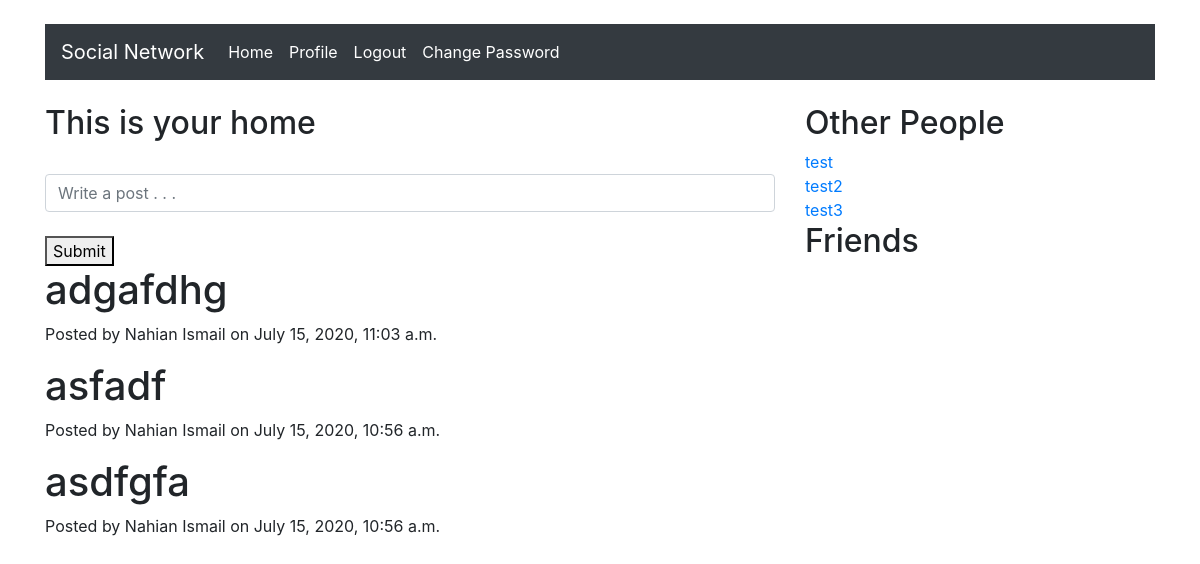
/home/ (signed in), run on an earlier commit of the app's database.
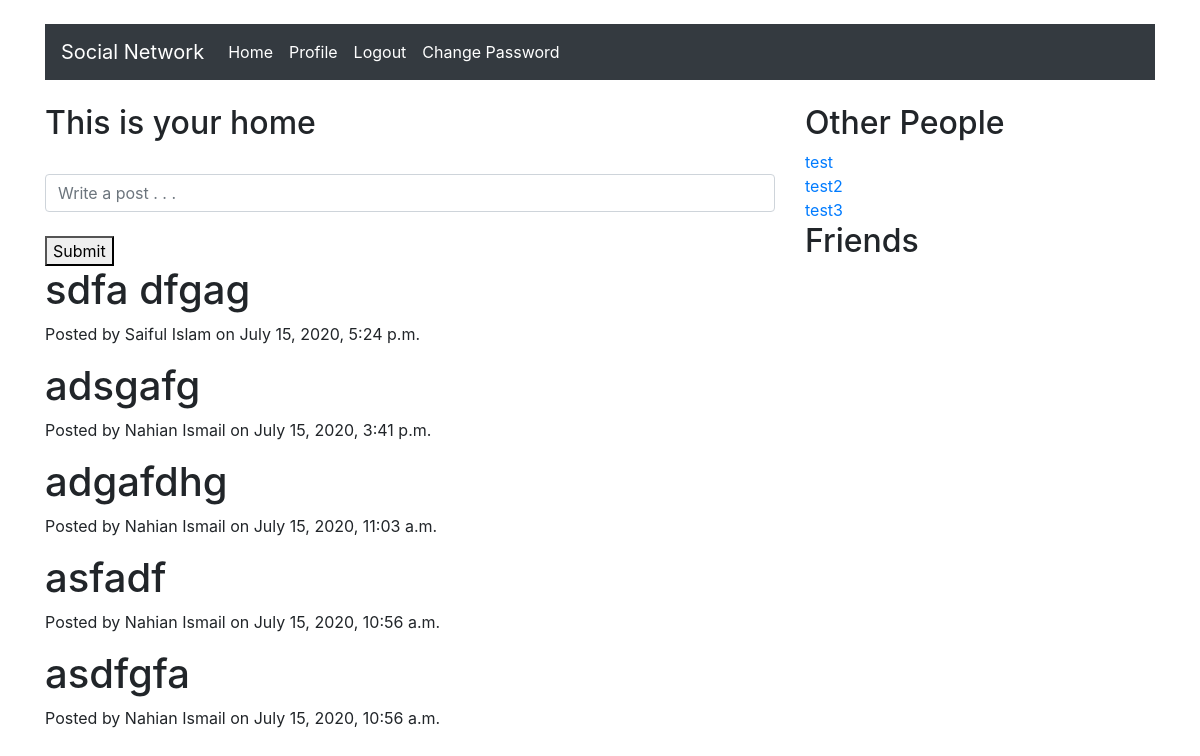
And on a later commit of the database.
### home/models.py (models this page shows)
class Post(models.Model):
    post = models.CharField(max_length=200)
    user = models.ForeignKey(User, on_delete=models.DO_NOTHING)
    created = models.DateTimeField(auto_now_add=True)
    updated = models.DateTimeField(auto_now=True)

### home/views.py (the view, shortened to what this page needs)
# urls.py: path('', HomeView.as_view(), name='home'),
class HomeView(TemplateView):
    template_name = 'home.html'
    def get(self, request):
        form = HomeForm()
        posts = Post.objects.all().order_by('-created')
        users = User.objects.exclude(pk=request.user.pk)
        try:
            friend = Friend.objects.get(current_user=request.user)
            friends = friend.users.all()
        except Friend.DoesNotExist:
            friends = None
        args = {'form': form, 'posts': posts, 'users': users, 'friends': friends}
        return render(request, self.template_name, args)

### home/forms.py
class HomeForm(forms.ModelForm):
    post = forms.CharField(widget=forms.TextInput(
        attrs={
            'class': 'form-control',
            'placeholder': 'Write a post . . .'
        }
    ))
    class Meta:
        model = Post
        fields = ('post',)

### home/templates/home.html (shortened to what this page needs)
{% extends 'base.html' %}
{% block body %}
<div class="row">
    <div class="col-md-8">
        <h2>This is your home</h2>
        <br>
        <form method="post">
            {{ form.post }}
            <br>
            <button type="submit">Submit</button>
        </form>
        {% for post in posts %}
        <h1>{{post.post}}</h1>
        <p>Posted by {{ post.user.get_full_name }} on {{post.created}}</p>
        {% endfor %}
    </div>
    <div class="col-md-4">
        <h2>Other People</h2>
        {% for user in users %}
            <a href="{% url 'account:profile_with_pk' pk=user.pk %}">
                {{ user.username }}<br>
            </a>
        {% endfor %}
        <h2>Friends</h2>
    </div>
</div>
{% endblock %}

### account/templates/base.html (shortened to what this page needs)
<!DOCTYPE html>
<html lang="en">
<head>
    {% load static %}
    <link rel="stylesheet" href="https://stackpath.bootstrapcdn.com/bootstrap/4.5.0/css/bootstrap.min.css"
>
</head>
<body>
<br>
<div class="container">
    <nav class="navbar navbar-expand-lg navbar-dark bg-dark">
        <a class="navbar-brand" href="{% url 'home:home' %}">Social Network</a>
        <div class="collapse navbar-collapse" id="navbarSupportedContent">
            {% if user.is_authenticated %}
            <ul class="navbar-nav mr-auto">
                <li class="nav-item active">
                    <a class="nav-link" href="{% url 'home:home' %}">Home<span class="sr-only">(current)</span></a>
                </li>
                <li class="nav-item active">
                    <a class="nav-link" href="{% url 'account:profile' %}">Profile<span class="sr-only">(current)</span></a>
                </li>
                <li class="nav-item active">
                    <a class="nav-link" href="{% url 'account:logout' %}">Logout</a>
                </li>
                <li class="nav-item active">
                    <a class="nav-link" href="{% url 'account:change-password' %}">Change Password<span class="sr-only">(current)</span></a>
                </li>
            </ul>
            {% endif %}
        </div>
    </nav>
</div>
<div class="container">
    <br>
    {% block body %}
    {% endblock %}
</div>
</body>
</html>

What changed in the data, as far as the page shows it:
added Post: post "sdfa dfgag", user.get_full_name "Saiful Islam", created "July 15, 2020, 5:24 p.m."
added Post: post "adsgafg", user.get_full_name "Nahian Ismail", created "July 15, 2020, 3:41 p.m."
